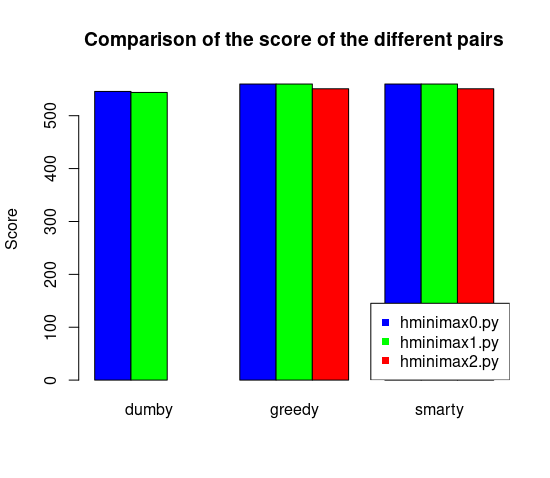

This chart was generated by the following R code:
dumby_score <- c(546, 544, -Inf)
greedy_score <- c(560, 560, 551)
smarty_score <- c(560, 560, 551)

colors <- c("blue", "green", "red", "blue", "green", "red", "blue", "green", "red")

barplot(cbind(dumby_score, greedy_score, smarty_score), beside = TRUE, names.arg = c("dumby", "greedy", "smarty"), col = colors, ylim = c(0,570), main = "Comparison of the score of the different pairs", ylab = "Score")
legend("bottomright", legend = c("hminimax0.py", "hminimax1.py", "hminimax2.py"), col=c("blue", "green", "red"), pch = c(15,15))
